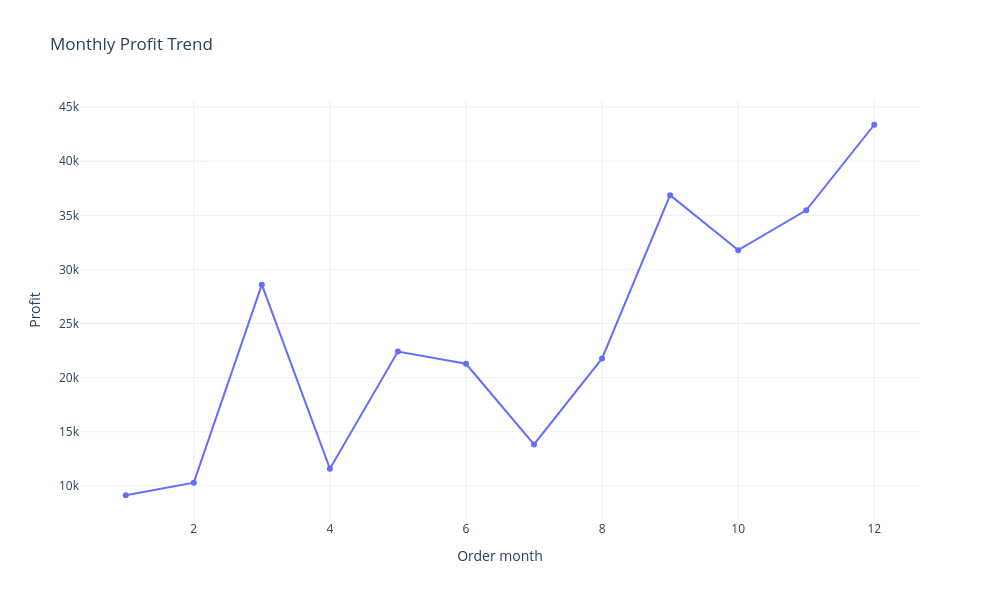

Notebook source saved alongside this figure:
### Markdown cell above
# Monthly Profit Analysis

### Code cell
monthly_profit = df.groupby("Order month")["Profit"].sum().reset_index()


fig = px.line(
    monthly_profit,
    x="Order month",
    y="Profit",
    markers=True,
    title="Monthly Profit Trend"
)
fig.update_layout(width=1000, height=600)

fig.show()

### Figure 1 — Plotly figure (JSON) as saved in the notebook; plotly's stock layout.template omitted (floating-point values rounded to 4 significant figures)
{"data": [{"hovertemplate": "Order month=%{x}<br>Profit=%{y}<extra></extra>", "legendgroup": "", "line": {"color": "#636efa", "dash": "solid"}, "marker": {"symbol": "circle"}, "mode": "lines+markers", "name": "", "orientation": "v", "showlegend": false, "type": "scatter", "x": [1, 2, 3, 4, 5, 6, 7, 8, 9, 10, 11, 12], "xaxis": "x", "y": [9134.0, 10290.0, 28590.0, 11590.0, 22410.0, 21290.0, 13830.0, 21780.0, 36860.0, 31780.0, 35470.0, 43370.0], "yaxis": "y"}], "layout": {"height": 600, "legend": {"tracegroupgap": 0}, "title": {"text": "Monthly Profit Trend"}, "width": 1000, "xaxis": {"anchor": "y", "domain": [0, 1], "title": {"text": "Order month"}}, "yaxis": {"anchor": "x", "domain": [0, 1], "title": {"text": "Profit"}}}}
